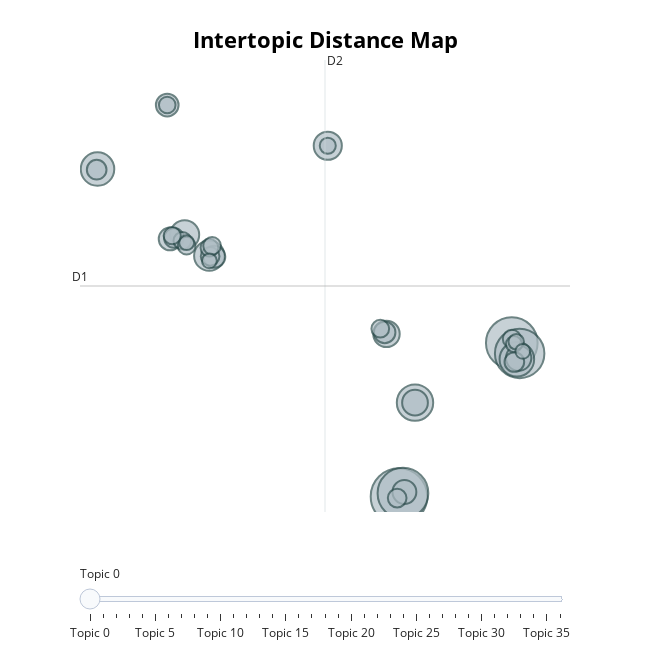

Notebook source saved alongside this figure:
### Code cell
topic_model.visualize_topics()

### Figure 1 — Plotly figure (JSON) as saved in the notebook; plotly's stock layout.template omitted (floating-point values rounded to 4 significant figures)
{"data": [{"customdata": [[0, "italian | italy | italians | government | how", 174], [1, "thank | ready | happy | reality | here", 145], [2, "brothers | italy | italian | cross | world", 140], [3, "yes | hi | okay | too | ve", 133], [4, "immigration | migration | traffickers | trafficking | moved", 72], [5, "freedom | free | rights | liberal | right", 65], [6, "income | tax | citizen | euros | citizenship", 61], [7, "resources | funds | supply | initiatives | fund", 50], [8, "vote | electoral | campaign | elections | requires", 46], [9, "bills | inflation | bank | materials | prices", 43], [10, "wage | minimum | wages | parameter | legal", 38], [11, "safety | emergency | emergencies | alternation | defend", 36], [12, "rape | wine | adolescence | behaviors | site", 35], [13, "european | europe | witch | commission | council", 31], [14, "thank | luck | good | you | work", 28], [15, "fake | conspiracy | invent | news | george", 28], [16, "ecological | sustainability | transition | climate | water", 26], [17, "training | work | hiring | benefit | participating", 25], [18, "left | comparison | authoritarian | lacking | wing", 21], [19, "pension | pensions | allowance | leave | percent", 21], [20, "abortion | alternative | woman | she | apply", 21], [21, "sport | sports | desperately | youth | iceland", 19], [22, "meloni | shivers | derived | laugh | steal", 19], [23, "thinks | tones | speaking | use | allowed", 18], [24, "ministers | minister | council | memorandum | convene", 17], [25, "state | create | just | fair | stay", 17], [26, "budget | law | provisions | budgets | contribution", 17], [27, "government | reverse | trend | realizing | level", 17], [28, "credit | credits | facilitate | banks | collapse", 17], [29, "putin | russia | values | christian | dostoievski", 16], [30, "thank | thanks | welcome | much | you", 15], [31, "price | petrol | average | euro | eight", 14], [32, "christmas | nativity | scene | merry | trees", 14], [33, "proud | win | leadership | fought | battle", 13], [34, "measures | measure | scams | quarter | enormously", 12], [35, "morning | good | tired | purposes | film", 12], [36, "abolish | ninety | four | modify | hundred", 12]], "hovertemplate": "<b>Topic %{customdata[0]}</b><br>%{customdata[1]}<br>Size: %{customdata[2]}", "legendgroup": "", "marker": {"color": "#B0BEC5", "line": {"color": "DarkSlateGrey", "width": 2}, "size": [174, 145, 140, 133, 72, 65, 61, 50, 46, 43, 38, 36, 35, 31, 28, 28, 26, 25, 21, 21, 21, 19, 19, 18, 17, 17, 17, 17, 17, 16, 15, 14, 14, 13, 12, 12, 12], "sizemode": "area", "sizeref": 0.1087, "symbol": "circle"}, "mode": "markers", "name": "", "orientation": "v", "showlegend": false, "type": "scatter", "x": [11.99, 19.07, 12.24, 19.56, 13.0, 19.39, -6.92, 0.09037, -1.453, 7.526, 11.21, 13.0, 19.5, 12.33, -2.546, -2.368, 0.4104, 11.1, -2.125, -6.973, 19.23, 0.1444, 11.88, 19.08, -1.598, 10.82, 0.1011, -1.331, 0.2697, -2.233, -2.546, 7.526, 19.21, 19.35, 0.09772, 19.76, -1.331], "xaxis": "x", "y": [-6.844, 4.67, -6.594, 3.885, 0.1946, 3.447, 17.7, 11.21, 12.78, 19.45, 5.35, 0.1946, 3.534, -6.503, 22.5, 12.47, 11.13, 5.461, 12.55, 17.66, 3.242, 11.17, -6.957, 4.97, 12.33, 5.738, 11.81, 11.96, 11.95, 12.71, 22.5, 19.45, 4.582, 4.76, 10.83, 4.041, 12.19], "yaxis": "y"}], "layout": {"annotations": [{"showarrow": false, "text": "D1", "x": -8.019, "y": 8.939, "yshift": 10}, {"showarrow": false, "text": "D2", "x": 7.351, "xshift": 10, "y": 25.88}], "height": 650, "hoverlabel": {"bgcolor": "white", "font": {"family": "Rockwell", "size": 16}}, "legend": {"itemsizing": "constant", "tracegroupgap": 0}, "margin": {"t": 60}, "shapes": [{"line": {"color": "#CFD8DC", "width": 2}, "type": "line", "x0": 7.351, "x1": 7.351, "y0": -8.001, "y1": 25.88}, {"line": {"color": "#9E9E9E", "width": 2}, "type": "line", "x0": -8.019, "x1": 22.72, "y0": 8.939, "y1": 8.939}], "sliders": [{"active": 0, "pad": {"t": 50}, "steps": [{"args": [{"marker.color": [["red", "#B0BEC5", "#B0BEC5", "#B0BEC5", "#B0BEC5", "#B0BEC5", "#B0BEC5", "#B0BEC5", "#B0BEC5", "#B0BEC5", "#B0BEC5", "#B0BEC5", "#B0BEC5", "#B0BEC5", "#B0BEC5", "#B0BEC5", "#B0BEC5", "#B0BEC5", "#B0BEC5", "#B0BEC5", "#B0BEC5", "#B0BEC5", "#B0BEC5", "#B0BEC5", "#B0BEC5", "#B0BEC5", "#B0BEC5", "#B0BEC5", "#B0BEC5", "#B0BEC5", "#B0BEC5", "#B0BEC5", "#B0BEC5", "#B0BEC5", "#B0BEC5", "#B0BEC5", "#B0BEC5"]]}], "label": "Topic 0", "method": "update"}, {"args": [{"marker.color": [["#B0BEC5", "red", "#B0BEC5", "#B0BEC5", "#B0BEC5", "#B0BEC5", "#B0BEC5", "#B0BEC5", "#B0BEC5", "#B0BEC5", "#B0BEC5", "#B0BEC5", "#B0BEC5", "#B0BEC5", "#B0BEC5", "#B0BEC5", "#B0BEC5", "#B0BEC5", "#B0BEC5", "#B0BEC5", "#B0BEC5", "#B0BEC5", "#B0BEC5", "#B0BEC5", "#B0BEC5", "#B0BEC5", "#B0BEC5", "#B0BEC5", "#B0BEC5", "#B0BEC5", "#B0BEC5", "#B0BEC5", "#B0BEC5", "#B0BEC5", "#B0BEC5", "#B0BEC5", "#B0BEC5"]]}], "label": "Topic 1", "method": "update"}, {"args": [{"marker.color": [["#B0BEC5", "#B0BEC5", "red", "#B0BEC5", "#B0BEC5", "#B0BEC5", "#B0BEC5", "#B0BEC5", "#B0BEC5", "#B0BEC5", "#B0BEC5", "#B0BEC5", "#B0BEC5", "#B0BEC5", "#B0BEC5", "#B0BEC5", "#B0BEC5", "#B0BEC5", "#B0BEC5", "#B0BEC5", "#B0BEC5", "#B0BEC5", "#B0BEC5", "#B0BEC5", "#B0BEC5", "#B0BEC5", "#B0BEC5", "#B0BEC5", "#B0BEC5", "#B0BEC5", "#B0BEC5", "#B0BEC5", "#B0BEC5", "#B0BEC5", "#B0BEC5", "#B0BEC5", "#B0BEC5"]]}], "label": "Topic 2", "method": "update"}, {"args": [{"marker.color": [["#B0BEC5", "#B0BEC5", "#B0BEC5", "red", "#B0BEC5", "#B0BEC5", "#B0BEC5", "#B0BEC5", "#B0BEC5", "#B0BEC5", "#B0BEC5", "#B0BEC5", "#B0BEC5", "#B0BEC5", "#B0BEC5", "#B0BEC5", "#B0BEC5", "#B0BEC5", "#B0BEC5", "#B0BEC5", "#B0BEC5", "#B0BEC5", "#B0BEC5", "#B0BEC5", "#B0BEC5", "#B0BEC5", "#B0BEC5", "#B0BEC5", "#B0BEC5", "#B0BEC5", "#B0BEC5", "#B0BEC5", "#B0BEC5", "#B0BEC5", "#B0BEC5", "#B0BEC5", "#B0BEC5"]]}], "label": "Topic 3", "method": "update"}, {"args": [{"marker.color": [["#B0BEC5", "#B0BEC5", "#B0BEC5", "#B0BEC5", "red", "#B0BEC5", "#B0BEC5", "#B0BEC5", "#B0BEC5", "#B0BEC5", "#B0BEC5", "#B0BEC5", "#B0BEC5", "#B0BEC5", "#B0BEC5", "#B0BEC5", "#B0BEC5", "#B0BEC5", "#B0BEC5", "#B0BEC5", "#B0BEC5", "#B0BEC5", "#B0BEC5", "#B0BEC5", "#B0BEC5", "#B0BEC5", "#B0BEC5", "#B0BEC5", "#B0BEC5", "#B0BEC5", "#B0BEC5", "#B0BEC5", "#B0BEC5", "#B0BEC5", "#B0BEC5", "#B0BEC5", "#B0BEC5"]]}], "label": "Topic 4", "method": "update"}, {"args": [{"marker.color": [["#B0BEC5", "#B0BEC5", "#B0BEC5", "#B0BEC5", "#B0BEC5", "red", "#B0BEC5", "#B0BEC5", "#B0BEC5", "#B0BEC5", "#B0BEC5", "#B0BEC5", "#B0BEC5", "#B0BEC5", "#B0BEC5", "#B0BEC5", "#B0BEC5", "#B0BEC5", "#B0BEC5", "#B0BEC5", "#B0BEC5", "#B0BEC5", "#B0BEC5", "#B0BEC5", "#B0BEC5", "#B0BEC5", "#B0BEC5", "#B0BEC5", "#B0BEC5", "#B0BEC5", "#B0BEC5", "#B0BEC5", "#B0BEC5", "#B0BEC5", "#B0BEC5", "#B0BEC5", "#B0BEC5"]]}], "label": "Topic 5", "method": "update"}, {"args": [{"marker.color": [["#B0BEC5", "#B0BEC5", "#B0BEC5", "#B0BEC5", "#B0BEC5", "#B0BEC5", "red", "#B0BEC5", "#B0BEC5", "#B0BEC5", "#B0BEC5", "#B0BEC5", "#B0BEC5", "#B0BEC5", "#B0BEC5", "#B0BEC5", "#B0BEC5", "#B0BEC5", "#B0BEC5", "#B0BEC5", "#B0BEC5", "#B0BEC5", "#B0BEC5", "#B0BEC5", "#B0BEC5", "#B0BEC5", "#B0BEC5", "#B0BEC5", "#B0BEC5", "#B0BEC5", "#B0BEC5", "#B0BEC5", "#B0BEC5", "#B0BEC5", "#B0BEC5", "#B0BEC5", "#B0BEC5"]]}], "label": "Topic 6", "method": "update"}, {"args": [{"marker.color": [["#B0BEC5", "#B0BEC5", "#B0BEC5", "#B0BEC5", "#B0BEC5", "#B0BEC5", "#B0BEC5", "red", "#B0BEC5", "#B0BEC5", "#B0BEC5", "#B0BEC5", "#B0BEC5", "#B0BEC5", "#B0BEC5", "#B0BEC5", "#B0BEC5", "#B0BEC5", "#B0BEC5", "#B0BEC5", "#B0BEC5", "#B0BEC5", "#B0BEC5", "#B0BEC5", "#B0BEC5", "#B0BEC5", "#B0BEC5", "#B0BEC5", "#B0BEC5", "#B0BEC5", "#B0BEC5", "#B0BEC5", "#B0BEC5", "#B0BEC5", "#B0BEC5", "#B0BEC5", "#B0BEC5"]]}], "label": "Topic 7", "method": "update"}, {"args": [{"marker.color": [["#B0BEC5", "#B0BEC5", "#B0BEC5", "#B0BEC5", "#B0BEC5", "#B0BEC5", "#B0BEC5", "#B0BEC5", "red", "#B0BEC5", "#B0BEC5", "#B0BEC5", "#B0BEC5", "#B0BEC5", "#B0BEC5", "#B0BEC5", "#B0BEC5", "#B0BEC5", "#B0BEC5", "#B0BEC5", "#B0BEC5", "#B0BEC5", "#B0BEC5", "#B0BEC5", "#B0BEC5", "#B0BEC5", "#B0BEC5", "#B0BEC5", "#B0BEC5", "#B0BEC5", "#B0BEC5", "#B0BEC5", "#B0BEC5", "#B0BEC5", "#B0BEC5", "#B0BEC5", "#B0BEC5"]]}], "label": "Topic 8", "method": "update"}, {"args": [{"marker.color": [["#B0BEC5", "#B0BEC5", "#B0BEC5", "#B0BEC5", "#B0BEC5", "#B0BEC5", "#B0BEC5", "#B0BEC5", "#B0BEC5", "red", "#B0BEC5", "#B0BEC5", "#B0BEC5", "#B0BEC5", "#B0BEC5", "#B0BEC5", "#B0BEC5", "#B0BEC5", "#B0BEC5", "#B0BEC5", "#B0BEC5", "#B0BEC5", "#B0BEC5", "#B0BEC5", "#B0BEC5", "#B0BEC5", "#B0BEC5", "#B0BEC5", "#B0BEC5", "#B0BEC5", "#B0BEC5", "#B0BEC5", "#B0BEC5", "#B0BEC5", "#B0BEC5", "#B0BEC5", "#B0BEC5"]]}], "label": "Topic 9", "method": "update"}, {"args": [{"marker.color": [["#B0BEC5", "#B0BEC5", "#B0BEC5", "#B0BEC5", "#B0BEC5", "#B0BEC5", "#B0BEC5", "#B0BEC5", "#B0BEC5", "#B0BEC5", "red", "#B0BEC5", "#B0BEC5", "#B0BEC5", "#B0BEC5", "#B0BEC5", "#B0BEC5", "#B0BEC5", "#B0BEC5", "#B0BEC5", "#B0BEC5", "#B0BEC5", "#B0BEC5", "#B0BEC5", "#B0BEC5", "#B0BEC5", "#B0BEC5", "#B0BEC5", "#B0BEC5", "#B0BEC5", "#B0BEC5", "#B0BEC5", "#B0BEC5", "#B0BEC5", "#B0BEC5", "#B0BEC5", "#B0BEC5"]]}], "label": "Topic 10", "method": "update"}, {"args": [{"marker.color": [["#B0BEC5", "#B0BEC5", "#B0BEC5", "#B0BEC5", "#B0BEC5", "#B0BEC5", "#B0BEC5", "#B0BEC5", "#B0BEC5", "#B0BEC5", "#B0BEC5", "red", "#B0BEC5", "#B0BEC5", "#B0BEC5", "#B0BEC5", "#B0BEC5", "#B0BEC5", "#B0BEC5", "#B0BEC5", "#B0BEC5", "#B0BEC5", "#B0BEC5", "#B0BEC5", "#B0BEC5", "#B0BEC5", "#B0BEC5", "#B0BEC5", "#B0BEC5", "#B0BEC5", "#B0BEC5", "#B0BEC5", "#B0BEC5", "#B0BEC5", "#B0BEC5", "#B0BEC5", "#B0BEC5"]]}], "label": "Topic 11", "method": "update"}, {"args": [{"marker.color": [["#B0BEC5", "#B0BEC5", "#B0BEC5", "#B0BEC5", "#B0BEC5", "#B0BEC5", "#B0BEC5", "#B0BEC5", "#B0BEC5", "#B0BEC5", "#B0BEC5", "#B0BEC5", "red", "#B0BEC5", "#B0BEC5", "#B0BEC5", "#B0BEC5", "#B0BEC5", "#B0BEC5", "#B0BEC5", "#B0BEC5", "#B0BEC5", "#B0BEC5", "#B0BEC5", "#B0BEC5", "#B0BEC5", "#B0BEC5", "#B0BEC5", "#B0BEC5", "#B0BEC5", "#B0BEC5", "#B0BEC5", "#B0BEC5", "#B0BEC5", "#B0BEC5", "#B0BEC5", "#B0BEC5"]]}], "label": "Topic 12", "method": "update"}, {"args": [{"marker.color": [["#B0BEC5", "#B0BEC5", "#B0BEC5", "#B0BEC5", "#B0BEC5", "#B0BEC5", "#B0BEC5", "#B0BEC5", "#B0BEC5", "#B0BEC5", "#B0BEC5", "#B0BEC5", "#B0BEC5", "red", "#B0BEC5", "#B0BEC5", "#B0BEC5", "#B0BEC5", "#B0BEC5", "#B0BEC5", "#B0BEC5", "#B0BEC5", "#B0BEC5", "#B0BEC5", "#B0BEC5", "#B0BEC5", "#B0BEC5", "#B0BEC5", "#B0BEC5", "#B0BEC5", "#B0BEC5", "#B0BEC5", "#B0BEC5", "#B0BEC5", "#B0BEC5", "#B0BEC5", "#B0BEC5"]]}], "label": "Topic 13", "method": "update"}, {"args": [{"marker.color": [["#B0BEC5", "#B0BEC5", "#B0BEC5", "#B0BEC5", "#B0BEC5", "#B0BEC5", "#B0BEC5", "#B0BEC5", "#B0BEC5", "#B0BEC5", "#B0BEC5", "#B0BEC5", "#B0BEC5", "#B0BEC5", "red", "#B0BEC5", "#B0BEC5", "#B0BEC5", "#B0BEC5", "#B0BEC5", "#B0BEC5", "#B0BEC5", "#B0BEC5", "#B0BEC5", "#B0BEC5", "#B0BEC5", "#B0BEC5", "#B0BEC5", "#B0BEC5", "#B0BEC5", "#B0BEC5", "#B0BEC5", "#B0BEC5", "#B0BEC5", "#B0BEC5", "#B0BEC5", "#B0BEC5"]]}], "label": "Topic 14", "method": "update"}, {"args": [{"marker.color": [["#B0BEC5", "#B0BEC5", "#B0BEC5", "#B0BEC5", "#B0BEC5", "#B0BEC5", "#B0BEC5", "#B0BEC5", "#B0BEC5", "#B0BEC5", "#B0BEC5", "#B0BEC5", "#B0BEC5", "#B0BEC5", "#B0BEC5", "red", "#B0BEC5", "#B0BEC5", "#B0BEC5", "#B0BEC5", "#B0BEC5", "#B0BEC5", "#B0BEC5", "#B0BEC5", "#B0BEC5", "#B0BEC5", "#B0BEC5", "#B0BEC5", "#B0BEC5", "#B0BEC5", "#B0BEC5", "#B0BEC5", "#B0BEC5", "#B0BEC5", "#B0BEC5", "#B0BEC5", "#B0BEC5"]]}], "label": "Topic 15", "method": "update"}, {"args": [{"marker.color": [["#B0BEC5", "#B0BEC5", "#B0BEC5", "#B0BEC5", "#B0BEC5", "#B0BEC5", "#B0BEC5", "#B0BEC5", "#B0BEC5", "#B0BEC5", "#B0BEC5", "#B0BEC5", "#B0BEC5", "#B0BEC5", "#B0BEC5", "#B0BEC5", "red", "#B0BEC5", "#B0BEC5", "#B0BEC5", "#B0BEC5", "#B0BEC5", "#B0BEC5", "#B0BEC5", "#B0BEC5", "#B0BEC5", "#B0BEC5", "#B0BEC5", "#B0BEC5", "#B0BEC5", "#B0BEC5", "#B0BEC5", "#B0BEC5", "#B0BEC5", "#B0BEC5", "#B0BEC5", "#B0BEC5"]]}], "label": "Topic 16", "method": "update"}, {"args": [{"marker.color": [["#B0BEC5", "#B0BEC5", "#B0BEC5", "#B0BEC5", "#B0BEC5", "#B0BEC5", "#B0BEC5", "#B0BEC5", "#B0BEC5", "#B0BEC5", "#B0BEC5", "#B0BEC5", "#B0BEC5", "#B0BEC5", "#B0BEC5", "#B0BEC5", "#B0BEC5", "red", "#B0BEC5", "#B0BEC5", "#B0BEC5", "#B0BEC5", "#B0BEC5", "#B0BEC5", "#B0BEC5", "#B0BEC5", "#B0BEC5", "#B0BEC5", "#B0BEC5", "#B0BEC5", "#B0BEC5", "#B0BEC5", "#B0BEC5", "#B0BEC5", "#B0BEC5", "#B0BEC5", "#B0BEC5"]]}], "label": "Topic 17", "method": "update"}, {"args": [{"marker.color": [["#B0BEC5", "#B0BEC5", "#B0BEC5", "#B0BEC5", "#B0BEC5", "#B0BEC5", "#B0BEC5", "#B0BEC5", "#B0BEC5", "#B0BEC5", "#B0BEC5", "#B0BEC5", "#B0BEC5", "#B0BEC5", "#B0BEC5", "#B0BEC5", "#B0BEC5", "#B0BEC5", "red", "#B0BEC5", "#B0BEC5", "#B0BEC5", "#B0BEC5", "#B0BEC5", "#B0BEC5", "#B0BEC5", "#B0BEC5", "#B0BEC5", "#B0BEC5", "#B0BEC5", "#B0BEC5", "#B0BEC5", "#B0BEC5", "#B0BEC5", "#B0BEC5", "#B0BEC5", "#B0BEC5"]]}], "label": "Topic 18", "method": "update"}, {"args": [{"marker.color": [["#B0BEC5", "#B0BEC5", "#B0BEC5", "#B0BEC5", "#B0BEC5", "#B0BEC5", "#B0BEC5", "#B0BEC5", "#B0BEC5", "#B0BEC5", "#B0BEC5", "#B0BEC5", "#B0BEC5", "#B0BEC5", "#B0BEC5", "#B0BEC5", "#B0BEC5", "#B0BEC5", "#B0BEC5", "red", "#B0BEC5", "#B0BEC5", "#B0BEC5", "#B0BEC5", "#B0BEC5", "#B0BEC5", "#B0BEC5", "#B0BEC5", "#B0BEC5", "#B0BEC5", "#B0BEC5", "#B0BEC5", "#B0BEC5", "#B0BEC5", "#B0BEC5", "#B0BEC5", "#B0BEC5"]]}], "label": "Topic 19", "method": "update"}, {"args": [{"marker.color": [["#B0BEC5", "#B0BEC5", "#B0BEC5", "#B0BEC5", "#B0BEC5", "#B0BEC5", "#B0BEC5", "#B0BEC5", "#B0BEC5", "#B0BEC5", "#B0BEC5", "#B0BEC5", "#B0BEC5", "#B0BEC5", "#B0BEC5", "#B0BEC5", "#B0BEC5", "#B0BEC5", "#B0BEC5", "#B0BEC5", "red", "#B0BEC5", "#B0BEC5", "#B0BEC5", "#B0BEC5", "#B0BEC5", "#B0BEC5", "#B0BEC5", "#B0BEC5", "#B0BEC5", "#B0BEC5", "#B0BEC5", "#B0BEC5", "#B0BEC5", "#B0BEC5", "#B0BEC5", "#B0BEC5"]]}], "label": "Topic 20", "method": "update"}, {"args": [{"marker.color": [["#B0BEC5", "#B0BEC5", "#B0BEC5", "#B0BEC5", "#B0BEC5", "#B0BEC5", "#B0BEC5", "#B0BEC5", "#B0BEC5", "#B0BEC5", "#B0BEC5", "#B0BEC5", "#B0BEC5", "#B0BEC5", "#B0BEC5", "#B0BEC5", "#B0BEC5", "#B0BEC5", "#B0BEC5", "#B0BEC5", "#B0BEC5", "red", "#B0BEC5", "#B0BEC5", "#B0BEC5", "#B0BEC5", "#B0BEC5", "#B0BEC5", "#B0BEC5", "#B0BEC5", "#B0BEC5", "#B0BEC5", "#B0BEC5", "#B0BEC5", "#B0BEC5", "#B0BEC5", "#B0BEC5"]]}], "label": "Topic 21", "method": "update"}, {"args": [{"marker.color": [["#B0BEC5", "#B0BEC5", "#B0BEC5", "#B0BEC5", "#B0BEC5", "#B0BEC5", "#B0BEC5", "#B0BEC5", "#B0BEC5", "#B0BEC5", "#B0BEC5", "#B0BEC5", "#B0BEC5", "#B0BEC5", "#B0BEC5", "#B0BEC5", "#B0BEC5", "#B0BEC5", "#B0BEC5", "#B0BEC5", "#B0BEC5", "#B0BEC5", "red", "#B0BEC5", "#B0BEC5", "#B0BEC5", "#B0BEC5", "#B0BEC5", "#B0BEC5", "#B0BEC5", "#B0BEC5", "#B0BEC5", "#B0BEC5", "#B0BEC5", "#B0BEC5", "#B0BEC5", "#B0BEC5"]]}], "label": "Topic 22", "method": "update"}, {"args": [{"marker.color": [["#B0BEC5", "#B0BEC5", "#B0BEC5", "#B0BEC5", "#B0BEC5", "#B0BEC5", "#B0BEC5", "#B0BEC5", "#B0BEC5", "#B0BEC5", "#B0BEC5", "#B0BEC5", "#B0BEC5", "#B0BEC5", "#B0BEC5", "#B0BEC5", "#B0BEC5", "#B0BEC5", "#B0BEC5", "#B0BEC5", "#B0BEC5", "#B0BEC5", "#B0BEC5", "red", "#B0BEC5", "#B0BEC5", "#B0BEC5", "#B0BEC5", "#B0BEC5", "#B0BEC5", "#B0BEC5", "#B0BEC5", "#B0BEC5", "#B0BEC5", "#B0BEC5", "#B0BEC5", "#B0BEC5"]]}], "label": "Topic 23", "method": "update"}, {"args": [{"marker.color": [["#B0BEC5", "#B0BEC5", "#B0BEC5", "#B0BEC5", "#B0BEC5", "#B0BEC5", "#B0BEC5", "#B0BEC5", "#B0BEC5", "#B0BEC5", "#B0BEC5", "#B0BEC5", "#B0BEC5", "#B0BEC5", "#B0BEC5", "#B0BEC5", "#B0BEC5", "#B0BEC5", "#B0BEC5", "#B0BEC5", "#B0BEC5", "#B0BEC5", "#B0BEC5", "#B0BEC5", "red", "#B0BEC5", "#B0BEC5", "#B0BEC5", "#B0BEC5", "#B0BEC5", "#B0BEC5", "#B0BEC5", "#B0BEC5", "#B0BEC5", "#B0BEC5", "#B0BEC5", "#B0BEC5"]]}], "label": "Topic 24", "method": "update"}, {"args": [{"marker.color": [["#B0BEC5", "#B0BEC5", "#B0BEC5", "#B0BEC5", "#B0BEC5", "#B0BEC5", "#B0BEC5", "#B0BEC5", "#B0BEC5", "#B0BEC5", "#B0BEC5", "#B0BEC5", "#B0BEC5", "#B0BEC5", "#B0BEC5", "#B0BEC5", "#B0BEC5", "#B0BEC5", "#B0BEC5", "#B0BEC5", "#B0BEC5", "#B0BEC5", "#B0BEC5", "#B0BEC5", "#B0BEC5", "red", "#B0BEC5", "#B0BEC5", "#B0BEC5", "#B0BEC5", "#B0BEC5", "#B0BEC5", "#B0BEC5", "#B0BEC5", "#B0BEC5", "#B0BEC5", "#B0BEC5"]]}], "label": "Topic 25", "method": "update"}, {"args": [{"marker.color": [["#B0BEC5", "#B0BEC5", "#B0BEC5", "#B0BEC5", "#B0BEC5", "#B0BEC5", "#B0BEC5", "#B0BEC5", "#B0BEC5", "#B0BEC5", "#B0BEC5", "#B0BEC5", "#B0BEC5", "#B0BEC5", "#B0BEC5", "#B0BEC5", "#B0BEC5", "#B0BEC5", "#B0BEC5", "#B0BEC5", "#B0BEC5", "#B0BEC5", "#B0BEC5", "#B0BEC5", "#B0BEC5", "#B0BEC5", "red", "#B0BEC5", "#B0BEC5", "#B0BEC5", "#B0BEC5", "#B0BEC5", "#B0BEC5", "#B0BEC5", "#B0BEC5", "#B0BEC5", "#B0BEC5"]]}], "label": "Topic 26", "method": "update"}, {"args": [{"marker.color": [["#B0BEC5", "#B0BEC5", "#B0BEC5", "#B0BEC5", "#B0BEC5", "#B0BEC5", "#B0BEC5", "#B0BEC5", "#B0BEC5", "#B0BEC5", "#B0BEC5", "#B0BEC5", "#B0BEC5", "#B0BEC5", "#B0BEC5", "#B0BEC5", "#B0BEC5", "#B0BEC5", "#B0BEC5", "#B0BEC5", "#B0BEC5", "#B0BEC5", "#B0BEC5", "#B0BEC5", "#B0BEC5", "#B0BEC5", "#B0BEC5", "red", "#B0BEC5", "#B0BEC5", "#B0BEC5", "#B0BEC5", "#B0BEC5", "#B0BEC5", "#B0BEC5", "#B0BEC5", "#B0BEC5"]]}], "label": "Topic 27", "method": "update"}, {"args": [{"marker.color": [["#B0BEC5", "#B0BEC5", "#B0BEC5", "#B0BEC5", "#B0BEC5", "#B0BEC5", "#B0BEC5", "#B0BEC5", "#B0BEC5", "#B0BEC5", "#B0BEC5", "#B0BEC5", "#B0BEC5", "#B0BEC5", "#B0BEC5", "#B0BEC5", "#B0BEC5", "#B0BEC5", "#B0BEC5", "#B0BEC5", "#B0BEC5", "#B0BEC5", "#B0BEC5", "#B0BEC5", "#B0BEC5", "#B0BEC5", "#B0BEC5", "#B0BEC5", "red", "#B0BEC5", "#B0BEC5", "#B0BEC5", "#B0BEC5", "#B0BEC5", "#B0BEC5", "#B0BEC5", "#B0BEC5"]]}], "label": "Topic 28", "method": "update"}, {"args": [{"marker.color": [["#B0BEC5", "#B0BEC5", "#B0BEC5", "#B0BEC5", "#B0BEC5", "#B0BEC5", "#B0BEC5", "#B0BEC5", "#B0BEC5", "#B0BEC5", "#B0BEC5", "#B0BEC5", "#B0BEC5", "#B0BEC5", "#B0BEC5", "#B0BEC5", "#B0BEC5", "#B0BEC5", "#B0BEC5", "#B0BEC5", "#B0BEC5", "#B0BEC5", "#B0BEC5", "#B0BEC5", "#B0BEC5", "#B0BEC5", "#B0BEC5", "#B0BEC5", "#B0BEC5", "red", "#B0BEC5", "#B0BEC5", "#B0BEC5", "#B0BEC5", "#B0BEC5", "#B0BEC5", "#B0BEC5"]]}], "label": "Topic 29", "method": "update"}, {"args": [{"marker.color": [["#B0BEC5", "#B0BEC5", "#B0BEC5", "#B0BEC5", "#B0BEC5", "#B0BEC5", "#B0BEC5", "#B0BEC5", "#B0BEC5", "#B0BEC5", "#B0BEC5", "#B0BEC5", "#B0BEC5", "#B0BEC5", "#B0BEC5", "#B0BEC5", "#B0BEC5", "#B0BEC5", "#B0BEC5", "#B0BEC5", "#B0BEC5", "#B0BEC5", "#B0BEC5", "#B0BEC5", "#B0BEC5", "#B0BEC5", "#B0BEC5", "#B0BEC5", "#B0BEC5", "#B0BEC5", "red", "#B0BEC5", "#B0BEC5", "#B0BEC5", "#B0BEC5", "#B0BEC5", "#B0BEC5"]]}], "label": "Topic 30", "method": "update"}, {"args": [{"marker.color": [["#B0BEC5", "#B0BEC5", "#B0BEC5", "#B0BEC5", "#B0BEC5", "#B0BEC5", "#B0BEC5", "#B0BEC5", "#B0BEC5", "#B0BEC5", "#B0BEC5", "#B0BEC5", "#B0BEC5", "#B0BEC5", "#B0BEC5", "#B0BEC5", "#B0BEC5", "#B0BEC5", "#B0BEC5", "#B0BEC5", "#B0BEC5", "#B0BEC5", "#B0BEC5", "#B0BEC5", "#B0BEC5", "#B0BEC5", "#B0BEC5", "#B0BEC5", "#B0BEC5", "#B0BEC5", "#B0BEC5", "red", "#B0BEC5", "#B0BEC5", "#B0BEC5", "#B0BEC5", "#B0BEC5"]]}], "label": "Topic 31", "method": "update"}, {"args": [{"marker.color": [["#B0BEC5", "#B0BEC5", "#B0BEC5", "#B0BEC5", "#B0BEC5", "#B0BEC5", "#B0BEC5", "#B0BEC5", "#B0BEC5", "#B0BEC5", "#B0BEC5", "#B0BEC5", "#B0BEC5", "#B0BEC5", "#B0BEC5", "#B0BEC5", "#B0BEC5", "#B0BEC5", "#B0BEC5", "#B0BEC5", "#B0BEC5", "#B0BEC5", "#B0BEC5", "#B0BEC5", "#B0BEC5", "#B0BEC5", "#B0BEC5", "#B0BEC5", "#B0BEC5", "#B0BEC5", "#B0BEC5", "#B0BEC5", "red", "#B0BEC5", "#B0BEC5", "#B0BEC5", "#B0BEC5"]]}], "label": "Topic 32", "method": "update"}, {"args": [{"marker.color": [["#B0BEC5", "#B0BEC5", "#B0BEC5", "#B0BEC5", "#B0BEC5", "#B0BEC5", "#B0BEC5", "#B0BEC5", "#B0BEC5", "#B0BEC5", "#B0BEC5", "#B0BEC5", "#B0BEC5", "#B0BEC5", "#B0BEC5", "#B0BEC5", "#B0BEC5", "#B0BEC5", "#B0BEC5", "#B0BEC5", "#B0BEC5", "#B0BEC5", "#B0BEC5", "#B0BEC5", "#B0BEC5", "#B0BEC5", "#B0BEC5", "#B0BEC5", "#B0BEC5", "#B0BEC5", "#B0BEC5", "#B0BEC5", "#B0BEC5", "red", "#B0BEC5", "#B0BEC5", "#B0BEC5"]]}], "label": "Topic 33", "method": "update"}, {"args": [{"marker.color": [["#B0BEC5", "#B0BEC5", "#B0BEC5", "#B0BEC5", "#B0BEC5", "#B0BEC5", "#B0BEC5", "#B0BEC5", "#B0BEC5", "#B0BEC5", "#B0BEC5", "#B0BEC5", "#B0BEC5", "#B0BEC5", "#B0BEC5", "#B0BEC5", "#B0BEC5", "#B0BEC5", "#B0BEC5", "#B0BEC5", "#B0BEC5", "#B0BEC5", "#B0BEC5", "#B0BEC5", "#B0BEC5", "#B0BEC5", "#B0BEC5", "#B0BEC5", "#B0BEC5", "#B0BEC5", "#B0BEC5", "#B0BEC5", "#B0BEC5", "#B0BEC5", "red", "#B0BEC5", "#B0BEC5"]]}], "label": "Topic 34", "method": "update"}, {"args": [{"marker.color": [["#B0BEC5", "#B0BEC5", "#B0BEC5", "#B0BEC5", "#B0BEC5", "#B0BEC5", "#B0BEC5", "#B0BEC5", "#B0BEC5", "#B0BEC5", "#B0BEC5", "#B0BEC5", "#B0BEC5", "#B0BEC5", "#B0BEC5", "#B0BEC5", "#B0BEC5", "#B0BEC5", "#B0BEC5", "#B0BEC5", "#B0BEC5", "#B0BEC5", "#B0BEC5", "#B0BEC5", "#B0BEC5", "#B0BEC5", "#B0BEC5", "#B0BEC5", "#B0BEC5", "#B0BEC5", "#B0BEC5", "#B0BEC5", "#B0BEC5", "#B0BEC5", "#B0BEC5", "red", "#B0BEC5"]]}], "label": "Topic 35", "method": "update"}, {"args": [{"marker.color": [["#B0BEC5", "#B0BEC5", "#B0BEC5", "#B0BEC5", "#B0BEC5", "#B0BEC5", "#B0BEC5", "#B0BEC5", "#B0BEC5", "#B0BEC5", "#B0BEC5", "#B0BEC5", "#B0BEC5", "#B0BEC5", "#B0BEC5", "#B0BEC5", "#B0BEC5", "#B0BEC5", "#B0BEC5", "#B0BEC5", "#B0BEC5", "#B0BEC5", "#B0BEC5", "#B0BEC5", "#B0BEC5", "#B0BEC5", "#B0BEC5", "#B0BEC5", "#B0BEC5", "#B0BEC5", "#B0BEC5", "#B0BEC5", "#B0BEC5", "#B0BEC5", "#B0BEC5", "#B0BEC5", "red"]]}], "label": "Topic 36", "method": "update"}]}], "title": {"font": {"color": "Black", "size": 22}, "text": "<b>Intertopic Distance Map</b>", "x": 0.5, "xanchor": "center", "y": 0.95, "yanchor": "top"}, "width": 650, "xaxis": {"anchor": "y", "domain": [0, 1], "range": [-8.019, 22.72], "title": {"text": ""}, "visible": false}, "yaxis": {"anchor": "x", "domain": [0, 1], "range": [-8.001, 25.88], "title": {"text": ""}, "visible": false}}}
